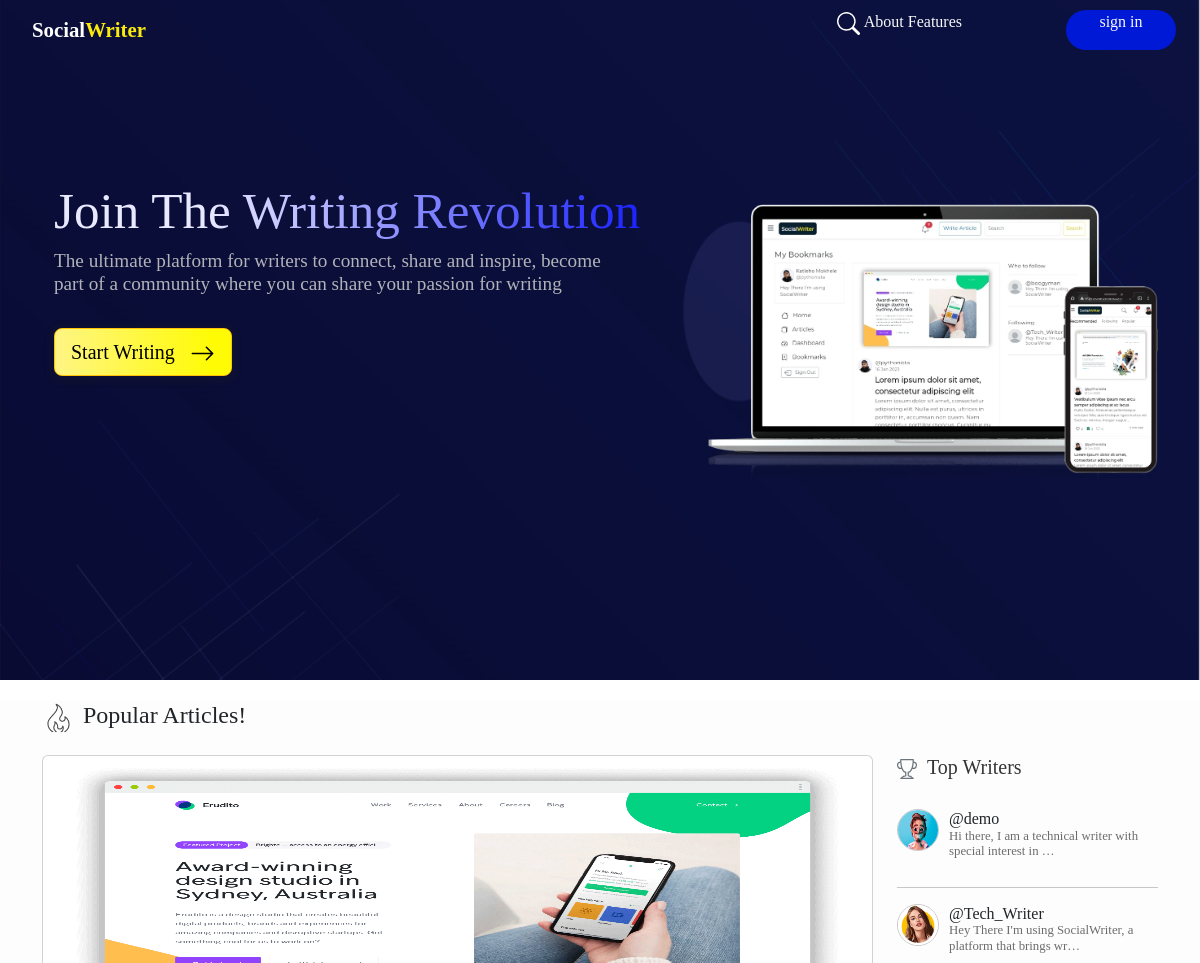
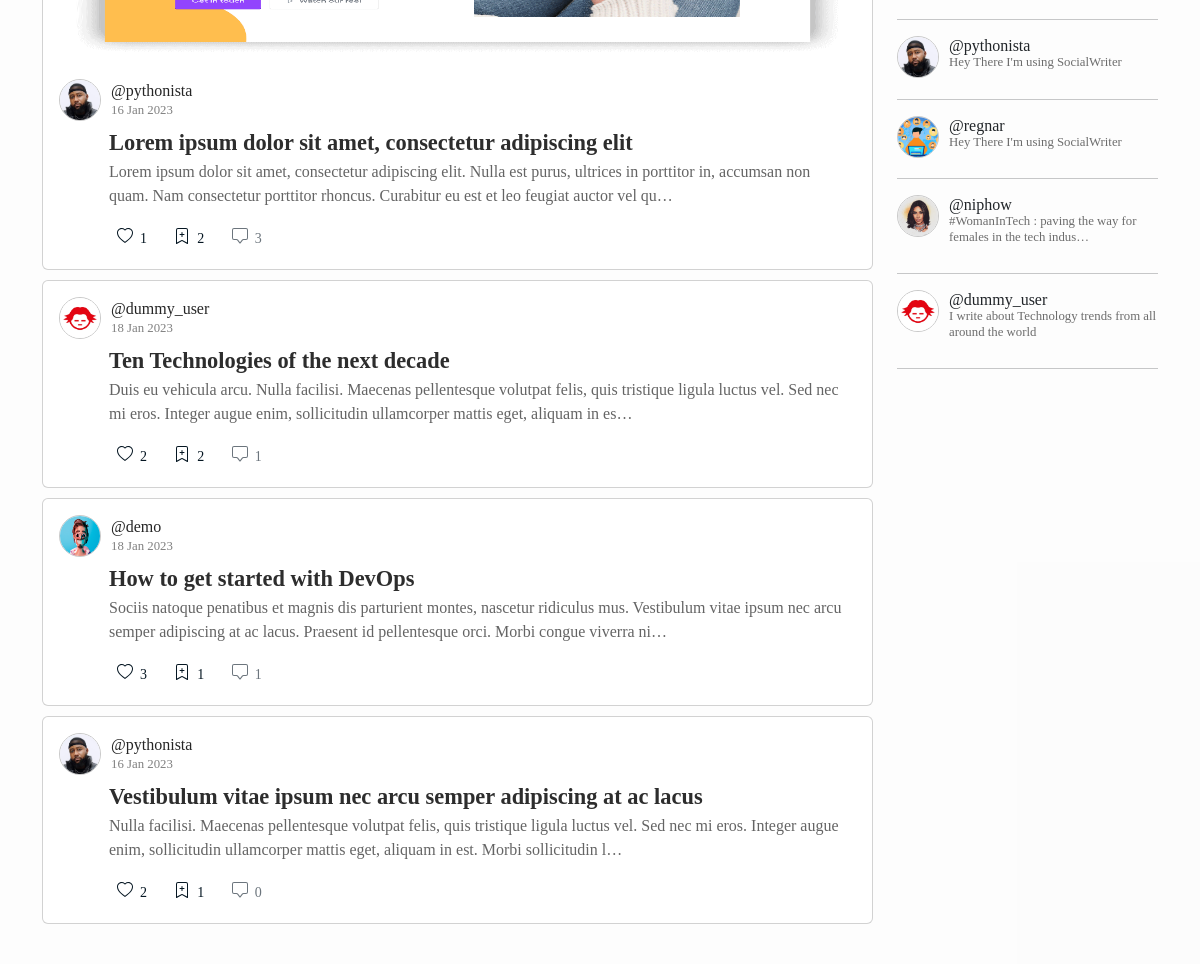
The page / on the database its author committed (2 pictures, top to bottom).
### blogyapp/models.py (models this page shows, shortened)
class Entry(models.Model):
    profile = models.ForeignKey(Profile, on_delete=models.CASCADE , blank=True , null=True) # Entry attached to a specific profile
    thumbnail = models.ImageField(upload_to="blogyapp/images/articles_img", blank=True , null=True)
    uploaded = models.BooleanField(default=False)
    entry_title = models.TextField()
    introduction = models.TextField()
    text = HTMLField()
    date_added = models.DateTimeField(auto_now_add=True)
    popularity = models.IntegerField(default=0)
    likes = models.IntegerField(default=0)  # number of likes for each Article
    bookmarks = models.IntegerField(default=0)  # number of bookmarks for each Article ...
    class Meta:
        verbose_name_plural = 'entries'

### users/models.py (models this page shows, shortened)
class Profile(models.Model):
    name = models.OneToOneField(User, on_delete=models.CASCADE ,default=1 ) # this has the username inside
    bio = models.CharField(max_length=150,blank=True, default="Hey There I'm using SocialWriter ")
    avatar = models.ImageField(null=True, upload_to="blogyapp/images/profiles_img", default="default.jpg")
    following = models.ManyToManyField(User,related_name="following", blank=True)
    followers = models.IntegerField(default=0)
    date_created = models.DateTimeField(auto_now=True)
    liked_articles = models.ManyToManyField("blogyapp.Entry",related_name="liked_articles", blank=True)
    bookmarked_articles = models.ManyToManyField("blogyapp.Entry",related_name="bookmarked_articles", blank=True)
    twitter_link = models.URLField(blank=True, null=True)
    linkedin_link = models.URLField(blank=True, null=True)
    personal_link = models.URLField(blank=True, null=True)
    class Meta:
        ordering = ["-date_created"]

### blogyapp/views.py (the view)
# urls.py: path("",views.home1,name='home1'),
def home1(request):
    if request.user.is_authenticated:
        followings_url = request.path
        recommended_articles = Entry.objects.all()
        my_profile =Profile.objects.get(name =request.user)  # profile of logged in user
        comments = Comments.objects.all()
        entries = Entry.objects.all().order_by("-date_added")
        followings = my_profile.following.all() #queryset of all the accounts that i follow ...
        my_guys = Profile.objects.filter(name__in = followings).exclude(Q(name=my_profile.name))[:6]
        other_users = Profile.objects.exclude(name__in =followings).exclude(Q(name=my_profile.name))[:6]
        context = { "entries":entries ,
                   "followings":followings,
                   "my_guys":my_guys ,
                   "other_users":other_users ,
                   "my_profile":my_profile,
                   "comments":comments,
                   "recommended_articles":recommended_articles,
                   "followings_url":followings_url
                   }
        return render(request, 'blogyapp/landing_page.html',context)
    else:
        authors = Entry.objects.order_by("-popularity")
        top_authors = []
        for i in authors:
            if i.profile.name not in top_authors:
                top_authors.append(i.profile.name)
        top_authors_details = Profile.objects.filter(name__in=top_authors)[:10]
        popular = Entry.objects.order_by("-popularity")[:4]
        return render(request, 'blogyapp/landing_page.html' , {"popular":popular,"top_authors_details":top_authors_details})

### blogyapp/context_processors.py (called while the page is built)
def process_notifications(request):
    try:
        notifications_url = request.META["HTTP_REFERER"]
        notifications = Notification.objects.filter( Q(entry__profile__name = request.user) | Q(profile__name = request.user) )
        if notifications_url == "http://127.0.0.1:8000/notifications/" or notifications_url == "http://socialwriter.pythonanywhere.com/notifications/" or notifications_url == "https://socialwriter.pythonanywhere.com/notifications/":
            for i in notifications:
                if i.notification_viewed == False:
                    i.notification_viewed = True
                    i.save(update_fields=["notification_viewed"])
                    i.save()
        return {}
    except:
        return {}

### blogyapp/templatetags/read-time.py (called while the page is built)
def read(html):
    return readtime.of_html(html)

### blogyapp/templates/blogyapp/landing_page.html (shortened to what this page needs)
{% extends 'blogyapp/base.html' %}
  {% load bootstrap5 %}
  {% load static %}
  {% load read-time %}
{% block content %}
{% if user.is_anonymous %}
    <section style="height:700px" id="landing_page">
      <nav class="navbar navbar-dark " style="height: 60px; ">
        <div class="container-fluid" style="width: 98%;">
          <div style="display: flex">
          <span class="d-flex justify-content-center" style="padding-top: 2px">
          <a style="text-decoration: none;font-size:1.3rem;font-weight:600;margin: 3px 8px 5px 8px;" href="{% url 'blogyapp:home1' %}">
          <span style="color:white">Social</span><span style="color:rgb(250, 235, 13)">Writer</span>
          </a>
          </span>
          </div>
          <div class = "search" >
            <div style="display: flex;">
              <form class="d-flex" role="search">
                <a id="search_icon" onclick="searchbar_home()" class="nav-link" href="#">
                </a>
              </form>
            <a class="nav-link text-light " href="#">About</a>
              <a style="margin-right: 100px;" class="nav-link  text-light" href="#">Features</a>
            <a href="{% url 'users:login' %}" style="width: 110px;height:40px;font-size:1rem;background-color: #0019d6;" class="btn  btn-sm rounded-pill nav-link text-light"> sign in</a>
            </div>
          </div>
        </div>
      </nav>
      <div class="container">
    <div class=" d-none d-md-block">
      <br>
      <br>
      <br>
      <br>
      <br>
    </div>
    <div class="row">
    <div class=" d-none d-lg-block col-lg-7">
      <div class="container-fluid">
      <h1 id="hero_text" style="font-size: 3.2rem;" >  Join The Writing Revolution </h1>
      <h4 style="width:92%;color: rgb(178, 179, 185);font-size: 1.2rem;">
        The ultimate platform for writers to connect, share and inspire, become part of a community where you can share your passion for writing
      </h4>
      <br>
      <a id="cta" class="btn btn-warning btn-lg" href="{% url 'users:register' %}"> Start Writing &nbsp; <span><svg xmlns="http://www.w3.org/2000/svg" width="25" height="25" fill="currentColor" class="bi bi-arrow-right" viewBox="0 0 16 16">
        <path fill-rule="evenodd" d="M1 8a.5.5 0 0 1 .5-.5h11.793l-3.147-3.146a.5.5 0 0 1 .708-.708l4 4a.5.5 0 0 1 0 .708l-4 4a.5.5 0 0 1-.708-.708L13.293 8.5H1.5A.5.5 0 0 1 1 8z"/>
      </svg></span></a>
    </div>
  </div>
      <div class="col-lg-5">
        <br>
        <img id="hero_img" class="img-fluid" src="{% static 'blogyapp/images/hero-pic.png' %}" alt="">
      </div>
    </div>
  </div>
    </section>
    <section style="background-color:rgba(238, 238, 238, 0.155) ;">
      <div class="container">
        <h4 style="margin:20px 0px 20px 0px;" > <img style="opacity: 0.7;" height="35" width="35" src="{% static 'blogyapp/images/fire.png' %}" alt=""> <span style="padding-top: 15px;"> Popular Articles! </span>  </h4>
        <div class="row">
          <div class="col-md-9" style="margin-bottom: 30px;" >
            {% for entry in popular %}
            {% if entry.uploaded == True %}
            <div id="{{entry.id}}" class="card " style="margin-bottom: 10px;">
              {% if forloop.counter == 1 or forloop.counter == 5 or forloop.counter == 15 %}
                <img style="width: 100%;height: 270px;" class="card-img-top" src="{{entry.thumbnail.url}}" alt="">
              {% endif %}
              <div class="card-body">
               <a class="d-flex"  style="text-decoration: none;" href="{% url 'blogyapp:profile_detail' entry.profile.id %}">
                 <img class="avatar-home" src="{{entry.profile.avatar.url}}">
                  <span style="color: rgb(38, 38, 38);margin-left: 10px;">
                     @{{entry.profile.name}}
                     <h6 style="color: gray;font-size: 0.8rem;"> {{entry.date_added|date:"d M Y"}}</h6>
                    </span>
               </a>
                <div id="posts_margin" style="margin-left: 50px;margin-right: 10px">
                  <a id="post_title" href="{% url 'blogyapp:read' entry.id %}" style="font-weight: 700;font-size:1.4rem;color: rgb(45, 45, 45);text-decoration: none;">  {{entry.entry_title}} </a>
                  <p class="d-none d-sm-block" style="color: rgb(100, 100, 100);size: 0.9rem;">
                    {{entry.introduction|truncatechars:200}}
                  </p>
                  <div class="d-flex" style="width: 100%;">
                    <div class="like" style="margin-right:0.3cm">
                        <form class="d-flex " action="{% url 'blogyapp:like_unlike' entry.id %}" method='post'>
                            {% if entry in my_profile.liked_articles.all %}
                            <button  class="btn btn-outline-danger btn-sm position-relative" name="submit" style="border: none;" >
                              <div class="d-flex">
                                <svg xmlns="http://www.w3.org/2000/svg" width="16" height="16" fill="currentColor" class="bi bi-heart-fill" viewBox="0 0 16 16">
                                    <path fill-rule="evenodd" d="M8 1.314C12.438-3.248 23.534 4.735 8 15-7.534 4.736 3.562-3.248 8 1.314z"/>
                                  </svg>
                                  <span style="font-weight: 500;">
                                   &nbsp;&nbsp;{{entry.likes}}
                                  </span>
                                </div>
                            </button>
                            {% else %}
                            <button style= "color: #051622;border: none;" class="btn btn-outline-secondary btn-sm position-relative" name="submit">
                              <div class="d-flex">
                            <span style="font-weight: 500;">
                              &nbsp;&nbsp;{{entry.likes}}
                            </span>
                          </div>
                          </button>
                            {% endif %}
                        </form>
                    </div>
                    <div class="bookmark"  style="margin-right:0.3cm">
                      <form action="{% url 'blogyapp:bookmark' entry.id %}" method='post'>
                          {% if entry in my_profile.bookmarked_articles.all %}
                          <button class="btn btn-outline-success btn-sm position-relative" name="submit" style="border: none;">
                            <div class="d-flex">
                            <svg xmlns="http://www.w3.org/2000/svg" width="16" height="16" fill="currentColor" class="bi bi-bookmark-plus-fill" viewBox="0 0 16 16">
                                <path fill-rule="evenodd" d="M2 15.5V2a2 2 0 0 1 2-2h8a2 2 0 0 1 2 2v13.5a.5.5 0 0 1-.74.439L8 13.069l-5.26 2.87A.5.5 0 0 1 2 15.5zm6.5-11a.5.5 0 0 0-1 0V6H6a.5.5 0 0 0 0 1h1.5v1.5a.5.5 0 0 0 1 0V7H10a.5.5 0 0 0 0-1H8.5V4.5z"/>
                            </svg>
                              <span style="font-weight: 500;">
                              &nbsp;&nbsp;{{entry.bookmarks}}
                              </span>
                            </div>
                        </button>
                          {% else %}
                          <button style= "color: #051622;border: none;" class="btn btn-outline-secondary btn-sm position-relative" name="submit">
                            <div class="d-flex">
                              <span  style="font-weight: 500;">
                                &nbsp;&nbsp;{{entry.bookmarks}}
                              </span>
                            </div>
                        </button>
                          {% endif %}
                      </form>
                    </div>
                    <div  id="comments" style="margin-right:0cm">
                      <a href="{% url 'blogyapp:read' entry.id %}#comments" class="btn btn-outline-secondary btn-sm position-relative" name="submit" style="border: none;">
                        <div class="d-flex">
                          <span style="font-weight: 500;">
                           &nbsp;&nbsp;{{entry.entry.count}}
                          </span>
                        </div>
                        </a>
                    </div>
                    <div style="width: 100% !important;" class="container-fluid d-flex justify-content-end" >
                    </div>
                </div>
                </div>
              </div>
            </div>
            {% endif %}
            {% endfor %}
        </div>
        <div class="col-md-3">
          <h5 style="margin-bottom: 30px;"> &nbsp;<span style="color: rgb(52, 52, 52);">Top Writers</span>  </h5>
          {% for top_user in top_authors_details %}
          <div class="d-flex" style="margin-bottom: 20px;">
            <img class="avatar-home" src="{{top_user.avatar.url}}">
            <div style="font-size: 0.9rem;font-weight: 600;margin-left: 10px;">
             <h6 style="margin-bottom: 0cm;"> @{{top_user.name}}   </h6>
             <h6 style="margin-top:0cm;font-weight: 400;font-size: 0.80rem;color: rgb(108, 108, 108);">  {{top_user.bio|truncatechars:60}} </h6>
            </div>
          </div>
          <hr>
          {% endfor %}
        </div>
        </div>
      </div>
    </section>
{% endif %}
{% endblock content %}

### blogyapp/static/blogyapp/css/read.css (style rules this page uses)
p, h1, h2, h3, h4, h5, h6, button, a, span, div { font-family: montserrat !important; }
body { background-color: rgb(255, 255, 255); }
a { text-decoration: none !important; color: rgb(50, 50, 50); }
.avatar-home { border-radius: 50%; border: 1px rgb(201, 201, 201) solid; width: 42px; height: 42px; }
@media screen and (min-width:768px) { .search { display: inline-block; } }

### blogyapp/templates/blogyapp/landing_page.html (style rules this page uses)
#hero_text { font-family:poppins !important; background: linear-gradient(to right, rgb(232, 232, 255) 25%, rgb(12, 20, 255) 100%); -webkit-background-clip: text; -webkit-text-fill-color: transparent; }
#cta { background: linear-gradient(to right, rgb(255, 245, 132) 0%, rgb(255, 251, 4) 90%); box-shadow: 0 2px 4px 6px rgba(34, 34, 34, 0.182); }
#landing_page { background-image: url("../static/blogyapp/images/bg2.png"); background-repeat: no-repeat; background-position:center; width: 100% !important; background-size: cover; }
@media screen and (min-width:766px) { #landing_page { height: 950px !important; } }
@media screen and (min-width:991px) { #landing_page { height: 680px !important; } }

### rows shown on the page
Entry: thumbnail (picture), profile.avatar (picture), profile.name "pythonista", date_added "16 Jan 2023", entry_title "Lorem ipsum dolor sit amet, consectetur adipiscing elit", introduction "Lorem ipsum dolor sit amet, consectetur adipiscing elit. Nulla est purus, ultrices in porttitor in, accumsan non quam. Nam consectetur porttitor rhoncus. Curabitur eu est et leo feugiat auctor vel qu…", likes "1", bookmarks "2", entry.count "3"
Entry: profile.avatar (picture), profile.name "dummy_user", date_added "18 Jan 2023", entry_title "Ten Technologies of the next decade", introduction "Duis eu vehicula arcu. Nulla facilisi. Maecenas pellentesque volutpat felis, quis tristique ligula luctus vel. Sed nec mi eros. Integer augue enim, sollicitudin ullamcorper mattis eget, aliquam in es…", likes "2", bookmarks "2", entry.count "1"
Entry: profile.avatar (picture), profile.name "demo", date_added "18 Jan 2023", entry_title "How to get started with DevOps", introduction "Sociis natoque penatibus et magnis dis parturient montes, nascetur ridiculus mus. Vestibulum vitae ipsum nec arcu semper adipiscing at ac lacus. Praesent id pellentesque orci. Morbi congue viverra ni…", likes "3", bookmarks "1", entry.count "1"
Entry: profile.avatar (picture), profile.name "pythonista", date_added "16 Jan 2023", entry_title "Vestibulum vitae ipsum nec arcu semper adipiscing at ac lacus", introduction "Nulla facilisi. Maecenas pellentesque volutpat felis, quis tristique ligula luctus vel. Sed nec mi eros. Integer augue enim, sollicitudin ullamcorper mattis eget, aliquam in est. Morbi sollicitudin l…", likes "2", bookmarks "1", entry.count "0"
Profile: avatar (picture), name "demo", bio "Hi there, I am a technical writer with special interest in …"
Profile: avatar (picture), name "Tech_Writer", bio "Hey There I'm using SocialWriter, a platform that brings wr…"
Profile: avatar (picture), name "pythonista", bio "Hey There I'm using SocialWriter"
Profile: avatar (picture), name "regnar", bio "Hey There I'm using SocialWriter"
Profile: avatar (picture), name "niphow", bio "#WomanInTech : paving the way for females in the tech indus…"
Profile: avatar (picture), name "dummy_user", bio "I write about Technology trends from all around the world"
